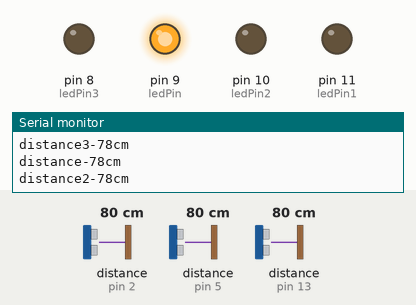
This sketch was run on a simulated Arduino Uno, built with avr-gcc and run on an emulated ATmega328P. On the bench: output pins drawn as LEDs (lit = HIGH), the last lines printed to the serial monitor. Wiring (inferred from the names in the program): 3 × ultrasonic range finder: trigger pin 3, echo pin 2 / trigger pin 4, echo pin 5 / trigger pin 12, echo pin 13. The test bench sets the inputs (shaded band); at power-on: distance to the obstacle (sensors on pin 2, pin 5, pin 13) 80 cm. The echo pulse lasts 58.3 µs per cm; pins used as bus, display or sensor lines are not drawn.

Above: at 1.2 s.
1.3 s: distance to the obstacle (sensor on pin 2) set to 23 cm
4.3 s: distance to the obstacle (sensor on pin 2) set to 20 cm
At 5.5 s:
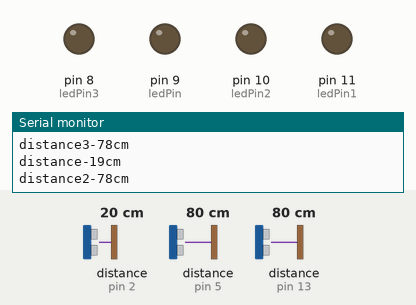
5.8 s: distance to the obstacle (sensor on pin 5) set to 22 cm
8.8 s: distance to the obstacle (sensor on pin 5) set to 19 cm
At 9.1 s:
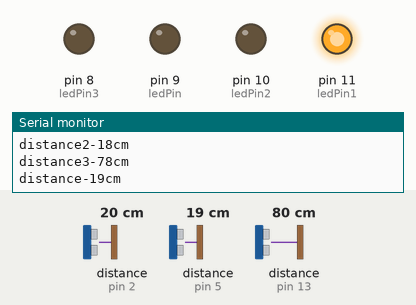
10.3 s: distance to the obstacle (sensor on pin 13) set to 23 cm
11.8 s: distance to the obstacle (sensor on pin 13) set to 19 cm
At 13.1 s:
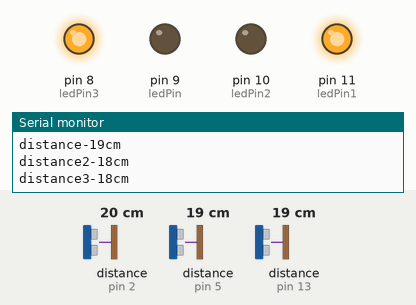
Timing chart, 0 to 14.3 s (numbered marks = the images above; inputs shaded):
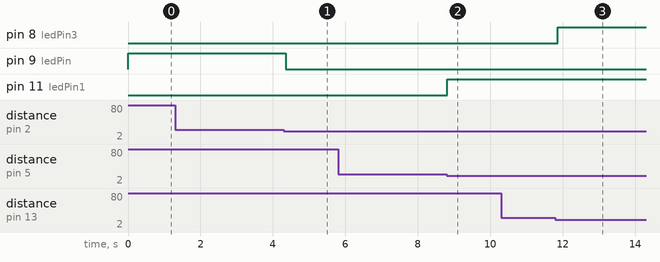

The sketch:

_ultrasonic_and_vibrating_motor.ino
```cpp
// Code for object detection in Arduino IDE
int trigPin = 3;
int echoPin = 2;
int ledPin=9;
int trigPin1 = 4;
int echoPin1 = 5;
int ledPin1=11;
int trigPin2 = 7;
int echoPin2= 6;
int ledPin2=10;
int trigPin3 = 12;
int echoPin3= 13;
int ledPin3=8;
void setup() {
  Serial.begin (9600);
  pinMode(trigPin, OUTPUT);
  pinMode(echoPin, INPUT);
  pinMode(ledPin, OUTPUT);
  pinMode(trigPin1, OUTPUT);
  pinMode(echoPin1, INPUT);
  pinMode(ledPin1, OUTPUT);
  pinMode(trigPin2, OUTPUT);
  pinMode(echoPin2, INPUT);
  pinMode(ledPin2, OUTPUT);
  pinMode(trigPin3, OUTPUT);
  pinMode(echoPin3, INPUT);
  pinMode(ledPin3, OUTPUT);


}

void loop() {
  int duration, distance;
  digitalWrite (trigPin, HIGH);
  delayMicroseconds (10);
  digitalWrite (trigPin, LOW);
  duration = pulseIn (echoPin, HIGH);
distance = duration * 0.034 / 2;

Serial.print("distance-");
      Serial.print(distance);
      Serial.print("cm");
      Serial.println();

  if (distance > 20) {  // Change the number for long or short distances.
    digitalWrite (ledPin, HIGH);
  } else {
    digitalWrite (ledPin, LOW);
  }
  int duration2, distance2;
  digitalWrite (trigPin1, HIGH);
  delayMicroseconds (10);
  digitalWrite (trigPin1, LOW);
  duration = pulseIn (echoPin1, HIGH);
distance2 = duration * 0.034 / 2;

Serial.print("distance2-");
      Serial.print(distance2);
      Serial.print("cm");
      Serial.println();

  if (distance2 < 20) {  // Change the number for long or short distances.
    digitalWrite (ledPin1, HIGH);
  } else {
    digitalWrite (ledPin1, LOW);
  }


  int duration4, distance4;
  digitalWrite (trigPin3, HIGH);
  delayMicroseconds (10);
  digitalWrite (trigPin3, LOW);
  duration = pulseIn (echoPin3, HIGH);
distance4 = duration * 0.034 / 2;

Serial.print("distance3-");
      Serial.print(distance4);
      Serial.print("cm");
      Serial.println();

  if (distance4 < 20) {  // Change the number for long or short distances.
    digitalWrite (ledPin3, HIGH);
  } else {
    digitalWrite (ledPin3, LOW);
  }
 }
```

Measured:
- the behaviour switches between 22 and 21 cm on distance to the obstacle (sensor on pin 2) (found by bisection; images 0 and 1)
- the behaviour switches between 21 and 20 cm on distance to the obstacle (sensor on pin 5) (found by bisection; images 1 and 2)
- the behaviour switches between 21 and 20 cm on distance to the obstacle (sensor on pin 13) (found by bisection; images 2 and 3)
- after the input at 4.3 s, pin 9 (ledPin): HIGH → LOW after 0.05 s
- after the input at 8.8 s, pin 11 (ledPin1): LOW → HIGH at once
- after the input at 11.8 s, pin 8 (ledPin3): LOW → HIGH after 0.06 s
